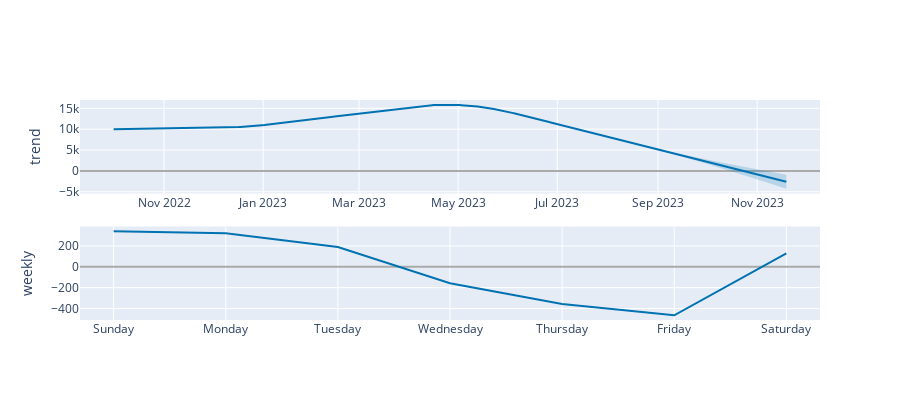

Notebook cell for this chart:
### Code cell
from prophet.plot import plot_plotly, plot_components_plotly

# ... other code ...

plot_plotly(m, forecast)  # This line creates the forecast plot
plot_components_plotly(m, forecast)  # This line creates a plot with decomposed components

### Figure 1 — Plotly figure (JSON) as saved in the notebook; plotly's stock layout.template omitted (floating-point values rounded to 4 significant figures; data arrays with more than 128 entries replaced by an {"elided": "..."} marker saying what was removed)
{"data": [{"line": {"color": "#0072B2", "width": 2}, "mode": "lines", "name": "trend", "type": "scatter", "x": {"elided": "412 str values"}, "xaxis": "x", "y": {"elided": "412 float values"}, "yaxis": "y"}, {"line": {"color": "rgba(0, 114, 178, 0.2)", "width": 0}, "mode": "lines", "name": "trend_upper", "type": "scatter", "x": {"elided": "412 str values"}, "xaxis": "x", "y": {"elided": "412 float values"}, "yaxis": "y"}, {"fill": "tonexty", "fillcolor": "rgba(0, 114, 178, 0.2)", "line": {"color": "rgba(0, 114, 178, 0.2)", "width": 0}, "mode": "lines", "name": "trend_lower", "type": "scatter", "x": {"elided": "412 str values"}, "xaxis": "x", "y": {"elided": "412 float values"}, "yaxis": "y"}, {"line": {"color": "#0072B2", "width": 2}, "mode": "lines", "name": "weekly", "type": "scatter", "x": ["2017-01-01T00:00:00", "2017-01-02T00:00:00", "2017-01-03T00:00:00", "2017-01-04T00:00:00", "2017-01-05T00:00:00", "2017-01-06T00:00:00", "2017-01-07T00:00:00"], "xaxis": "x2", "y": [340.8, 321.0, 189.8, -157.4, -356.9, -465.1, 127.7], "yaxis": "y2"}], "layout": {"height": 400, "showlegend": false, "width": 900, "xaxis": {"anchor": "y", "domain": [0, 1], "range": ["2022-09-10T07:12:00", "2023-12-09T16:48:00"], "type": "date"}, "xaxis2": {"anchor": "y2", "domain": [0, 1], "range": ["2016-12-31T16:48:00", "2017-01-07T07:12:00"], "tickformat": "%A", "type": "date"}, "yaxis": {"anchor": "x", "autorange": true, "domain": [0.575, 1], "range": [-5414.0, 16990.0], "rangemode": "normal", "title": {"text": "trend"}, "type": "linear", "zerolinecolor": "#AAA"}, "yaxis2": {"anchor": "x2", "autorange": true, "domain": [0, 0.425], "range": [-509.9, 385.6], "title": {"text": "weekly"}, "type": "linear", "zerolinecolor": "#AAA"}}}
